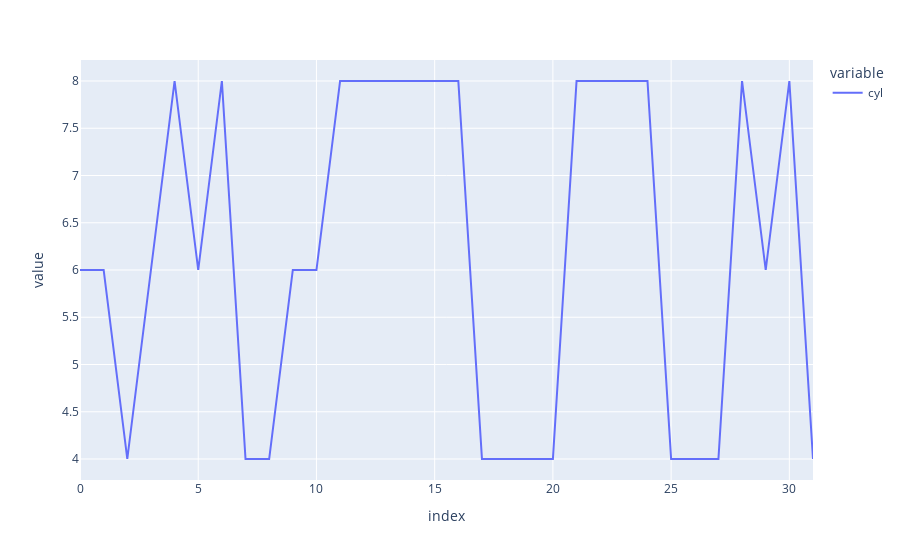

This figure's notebook cell:
### Code cell
import plotly.express as px
px.line(df['cyl'])

### Figure 1 — Plotly figure (JSON) as saved in the notebook; plotly's stock layout.template omitted (floating-point values rounded to 4 significant figures)
{"data": [{"hovertemplate": "variable=cyl<br>index=%{x}<br>value=%{y}<extra></extra>", "legendgroup": "cyl", "line": {"color": "#636efa", "dash": "solid"}, "marker": {"symbol": "circle"}, "mode": "lines", "name": "cyl", "orientation": "v", "showlegend": true, "type": "scatter", "x": [0, 1, 2, 3, 4, 5, 6, 7, 8, 9, 10, 11, 12, 13, 14, 15, 16, 17, 18, 19, 20, 21, 22, 23, 24, 25, 26, 27, 28, 29, 30, 31], "xaxis": "x", "y": [6, 6, 4, 6, 8, 6, 8, 4, 4, 6, 6, 8, 8, 8, 8, 8, 8, 4, 4, 4, 4, 8, 8, 8, 8, 4, 4, 4, 8, 6, 8, 4], "yaxis": "y"}], "layout": {"legend": {"title": {"text": "variable"}, "tracegroupgap": 0}, "margin": {"t": 60}, "xaxis": {"anchor": "y", "domain": [0, 1], "title": {"text": "index"}}, "yaxis": {"anchor": "x", "domain": [0, 1], "title": {"text": "value"}}}}
